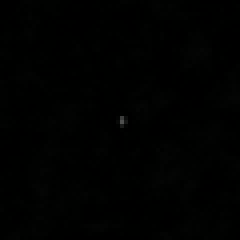
#> input picture hit-images-final2/dot/11634237.png, 60 x 60 px (shown 4 times larger); its folder holds only this picture in this run
$ jupyter execute --allow-errors 02_train_and_test_tracks_worms_th_dots_optics.ipynb   (shell and % lines are left out)
#> lines starting #> are read from the running program, lines starting #| are printed output that depends on the picture; after the words box and inside, x2 and y2 are one past the last pixel; in counts of white or black regions, pixels touching at a corner belong together
#> in load_images, img is the input picture: PIL image 60x60 RGB; mean R, G, B 0.5, 1.3, 0.5
### align_images_pca.py
# Implementation of Eigenhits
# Author: Tomasz Hachaj
# e-mail: tomekhachaj@o2.pl
# 2022

import math

import numpy as np
# to compute angles
from math import atan2, cos, sin, sqrt, pi
import cv2

from scipy.ndimage import gaussian_filter


def align_image(input_image, mask=False, threshold=25):
#> called with mask = False, threshold = 25
    src_copy = np.copy(input_image)
    if len(src_copy.shape) > 2:
        gray = cv2.cvtColor(src_copy, cv2.COLOR_BGR2GRAY)
    else:
        gray = np.copy(src_copy)
    gray = gaussian_filter(gray, sigma=1)
    # convert img into binary
    _, bw = cv2.threshold(gray, threshold, 255, cv2.THRESH_BINARY | cv2.THRESH_OTSU)
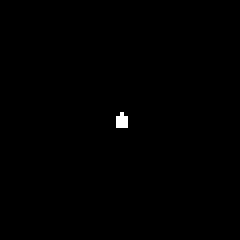
#> bw: shape (60, 60) (shown 4 times larger); 0.28% white in thin lines or dots, all inside (x1, y1, x2, y2) = (29, 28, 32, 32)
    nz = np.nonzero(bw)
#> nz = 10 positions, rows 28 to 31, columns 29 to 31
    my_len = len(nz[0])
#> my_len = 10
    data_pts = np.empty((my_len, 2), dtype=np.float64)
    for i in range(data_pts.shape[0]):
        data_pts[i, 0] = nz[1][i]
        data_pts[i, 1] = nz[0][i]
#> after the loop, data_pts = [[30, 28], [29, 29], [30, 29], [31, 29], [29, 30], [30, 30], [31, 30], [29, 31], [30, 31], [31, 31]]
    mean = np.empty((0))
    mean, eigenvectors, eigenvalues = cv2.PCACompute2(data_pts, mean)
#> mean = [[30, 29.8]]; eigenvectors = [[0, 1], [1, 0]]; eigenvalues = [0.96, 0.6]
    # Store the center of the object
    cntr = (int(mean[0, 0]), int(mean[0, 1]))
#> cntr = (30, 29)
    angle = atan2(eigenvectors[0, 1], eigenvectors[0, 0])  # orientation in radians
#> angle = 1.57
    angle = 180 * angle / math.pi
#> angle = 90

    (cX, cY) = cntr
#> cX = 30; cY = 29
    M = cv2.getRotationMatrix2D((cX, cY), angle, 1.0)
#> M = [[6.12e-17, 1, 1], [-1, 6.12e-17, 59]]
    (h, w) = src_copy.shape[:2]
#> h = 60; w = 60

    if mask:
        src_copy[bw < 1] = 0

    rotated = cv2.warpAffine(src_copy, M, (w, h))

    xx = w / 2 - cX
#> xx = 0
    yy = h / 2 - cY
#> yy = 1
    M = np.float32([[1, 0, xx], [0, 1, yy]])
#> M = [[1, 0, 0], [0, 1, 1]]

    shifted = cv2.warpAffine(rotated, M, (rotated.shape[1], rotated.shape[0]))
    return shifted

### 02_train_and_test_tracks_worms_th_dots_optics.ipynb
[cell 1]
# Please visit:
#
# https://download.nkg-mn.com/credo/anomalies/
#
# Pretrained dots_100000.h5 and others can be downloaded from mentioned website.

[cell 2]
from align_images_pca import align_image
from PIL import Image
import numpy as np
import glob


DOTS_SRC = 'hit-images-final2/dot'
TRACKS_SRC = 'hit-images-final2/line'
WORMS_SRC = 'hit-images-final2/worms'


def load_images(src):
    images = []
    files = list(glob.glob("%s/*.png" % src))
    files = sorted(files)
    for image_path in files:
        img = Image.open(image_path)
        img = img.convert('L')
        image = np.asarray(img)
        #image = np.asarray(Image.open(image_path).convert('L'))
        image = align_image(image)
        mask = np.where(image > 25, 1, 0)
#> mask: shape (60, 60) int64; values 0 (black) and 1 (white), 0.08% white in thin lines or dots, all inside (x1, y1, x2, y2) = (30, 30, 33, 31)
        image = mask * image
#> image: shape (60, 60) int64; 4 distinct labels, from 0 to 80
        image = image.astype(np.float32) / np.max(image)
        image = np.expand_dims(image, 2)
        images.append(image)
    return np.asarray(images), files


dots_set, dots_files = load_images(DOTS_SRC)
#> dots_files = ['hit-images-final2/dot/11634237.png']
tracks_set, tacks_files = load_images(TRACKS_SRC)
worms_set, worms_files = load_images(WORMS_SRC)

#> (the rest of this cell did not finish here and is left out)

[cell 3]
def augmentation_mirror(src, files):
    images = []
    files_aug = []
    for i in range(0, len(src)):
        img = src[i]
        images.append(img)
        images.append(np.flip(img))
        files_aug.append(files[i])
        files_aug.append(files[i])
    return np.asarray(images), files_aug


tracks2_set, tacks2_files = augmentation_mirror(tracks_set, tacks_files)
worms2_set, worms2_files = augmentation_mirror(worms_set, worms_files)

[cell 4]
def train_validate_test_split(df, train_percent=.6, validate_percent=.2, seed=None):
    p = np.random.permutation(df.shape[0])
    n = int(train_percent * len(p))
    m = int(validate_percent * len(p)) + n
    train = p[:n]
    validation = p[n:m]
    test = p[m:]
    return train, validation, test


tracks2_train, tracks2_validate, tracks2_test = train_validate_test_split(tracks2_set)
worms2_train, worms2_validate, worms2_test = train_validate_test_split(worms2_set)

#> (a cell that did not finish here is left out)

[cell 6]
from keras.models import load_model

# [6 lines left out: function encoder_embedding, not called in this run]

[cell 7]
# [87 lines left out: function dbscan, not called in this run]

#> (a cell that did not finish here is left out)

#> (a cell that did not finish here is left out)

[cell 10]
me_set, me_files = load_images('hit-images-final2/me')
